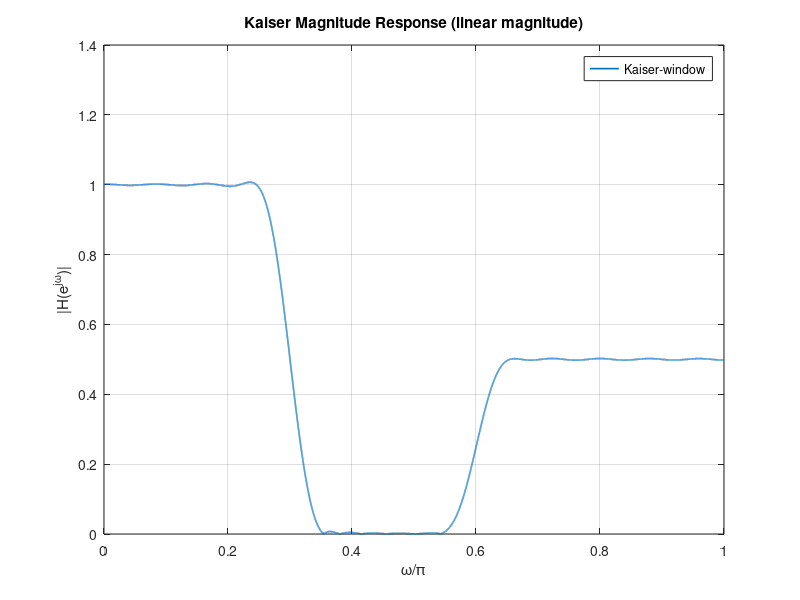
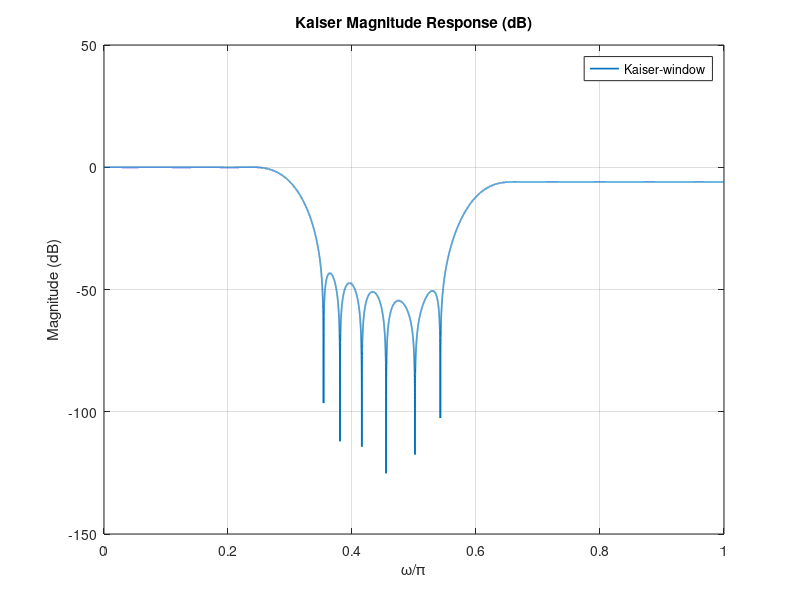
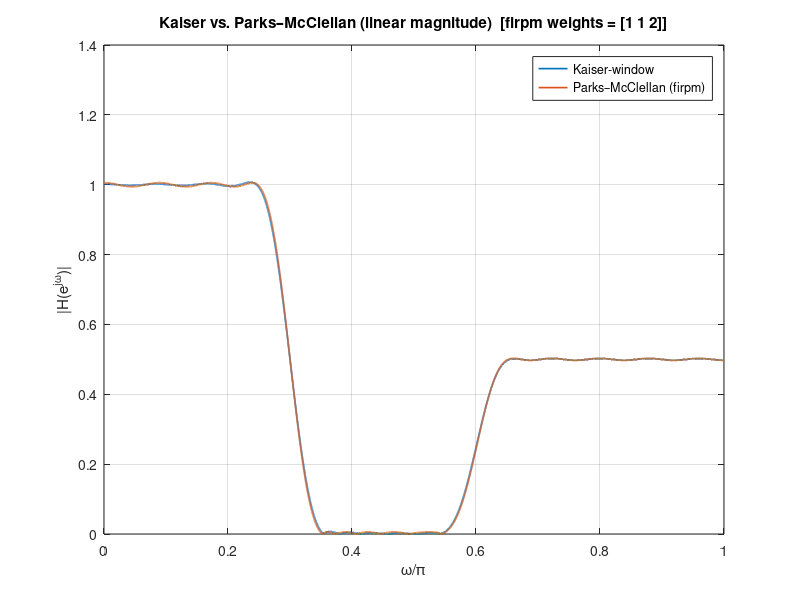
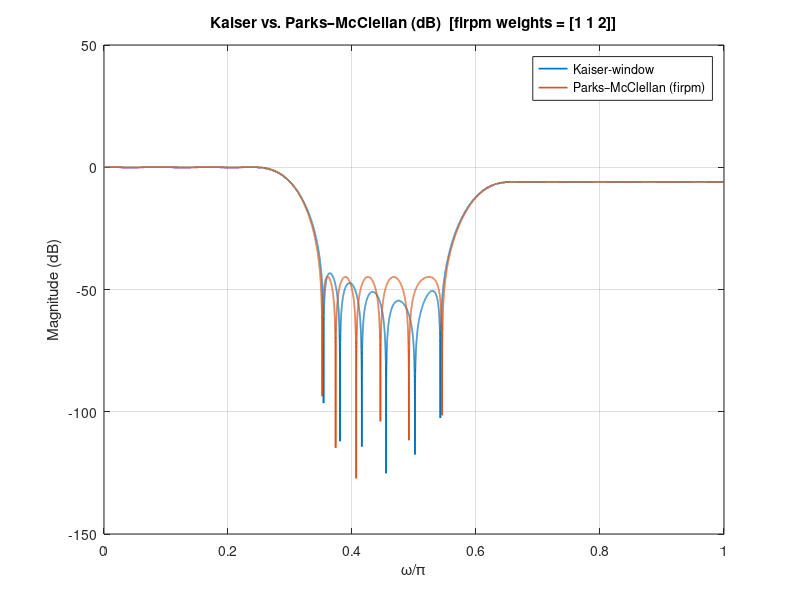

Here is the MATLAB script that generated these plots, in order: (Note: this script raises an error after producing the figures.)
clc; clear; close all;

M = 48;
N = M + 1;
beta = 3.68;
B = 1.0;
C = 0.5;

w1 = 0.3*pi;
w2 = 0.6*pi;

A_dB = 42.4;
Dw = (A_dB - 8) / (2.285 * N);
wp1 = 0.3*pi - Dw/2; ws1 = 0.3*pi + Dw/2;
ws2 = 0.6*pi - Dw/2; wp2 = 0.6*pi + Dw/2;

%% result from part c
n = 0:M;
k = n - M/2; % centered index (M/2=24)
hd = sin(0.3*pi*(n-24))./(pi*(n-24)) + ...
     0.5*(-1).^(n-24).*sin(0.4*pi*(n-24))./(pi*(n-24));
hd(n==24) = 0.3 + 0.5*0.4;

%% part d, choosing Kaiser window design
wK = kaiser(N, beta).';
hK = hd .* wK;

[Hk, wgrid] = freqz(hK, 1, 32768);
magK = abs(Hk);
magK_dB = 20*log10(max(magK, 1e-12));


% Linear magnitude
figure('Name','Linear Magnitude');
plot(wgrid/pi, magK, 'LineWidth',1.2); hold on;
grid on; xlabel('\omega/\pi'); ylabel('|H(e^{j\omega})|');
title('Kaiser Magnitude Response (linear magnitude)');
legend('Kaiser-window','Location','Best');
% Save plot to PNG
saveas(gcf, 'hw5_7_44_d_linear.png');

% dB magnitude
figure('Name','Magnitude in dB');
plot(wgrid/pi, magK_dB, 'LineWidth',1.2); hold on;
grid on; xlabel('\omega/\pi'); ylabel('Magnitude (dB)');
title('Kaiser Magnitude Response (dB)');
legend('Kaiser-window','Location','Best');
% save plot to PNG
saveas(gcf, 'hw5_7_44_d_db.png');

%% part e getting numerical Measure δ1, δ2, δ3 on spec bands
% Spec bands from wp1, ws1, ws2, wp2
idx_p1 = find(wgrid >= 0 & wgrid <= wp1);
idx_s = find(wgrid >= ws1 & wgrid <= ws2);
idx_p2 = find(wgrid >= wp2 & wgrid <= pi);

delta1_K = max(abs(magK(idx_p1) - B));
delta2_K = max(magK(idx_s));
delta3_K = max(abs(magK(idx_p2) - C));

fprintf('part e\n');
fprintf('  delta1 (low passband) = %.2f dB, delta ≈ %.6g\n', -20*log10(delta1_K), delta1_K);
fprintf('  delta2 (stopband) = %.2f dB, delta ≈ %.6g\n', -20*log10(delta2_K), delta2_K);
fprintf('  delta3 (high passband) = %.2f dB, delta ≈ %.6g\n', -20*log10(delta3_K), delta3_K);
fprintf('  (Approx attenuation = %.1f dB, delta ≈ %.3g)\n', A_dB, 10^(-A_dB/20));
fprintf('\n');

%% part f, choosing firpm (Parks–McClellan)
% Frequency grid for firpm is normalized to 1 ↔ π (use /pi).
f = [0  wp1 ws1 ws2 wp2 pi]/pi;
a = [B B 0 0 C C];

% weight selection: Balance relative ripple (weight high band ~ 2x)
wts = [1 1 2];  % [pass1, stop, pass2]

hPM = firpm(M, f, a, wts); % Equiripple design

[Hpm, wgrid2] = freqz(hPM, 1, 32768);
magPM = abs(Hpm);
magPM_dB = 20*log10(max(magPM, 1e-12));

% measure firpm ripples on the same spec bands
delta1_PM = max(abs(magPM(idx_p1) - B));
delta2_PM = max(magPM(idx_s));
delta3_PM = max(abs(magPM(idx_p2) - C));

%% ---------------- (g) Plots & comparison ----------------
% Linear magnitude
figure('Name','Linear Magnitude');
plot(wgrid/pi, magK, 'LineWidth',1.2); hold on;
plot(wgrid2/pi, magPM, 'LineWidth',1.2);
grid on; xlabel('\omega/\pi'); ylabel('|H(e^{j\omega})|');
title('Kaiser vs. Parks–McClellan (linear magnitude)  [firpm weights = [1 1 2]]');
legend('Kaiser-window', 'Parks–McClellan (firpm)', 'Location','Best');
% Save plot to PNG
saveas(gcf, 'hw5_7_44_f_linear.png');

% dB magnitude
figure('Name','Magnitude in dB');
plot(wgrid/pi, magK_dB, 'LineWidth',1.2); hold on;
plot(wgrid2/pi, magPM_dB, 'LineWidth',1.2);
grid on; xlabel('\omega/\pi'); ylabel('Magnitude (dB)');
title('Kaiser vs. Parks–McClellan (dB)  [firpm weights = [1 1 2]]');
legend('Kaiser-window', 'Parks–McClellan (firpm)', 'Location','Best');

% Annotate spec bands on the dB plot (optional helper lines)
yl = ylim;
for xx = [wp1, ws1, ws2, wp2]/pi
    xline(xx, ':', 'Color',[0.5 0.5 0.5]);
end
ylim(yl);

% Save plot to PNG
saveas(gcf, 'hw5_7_44_f_db.png');

%% ---------------- Console summary ----------------
fprintf('=== SPEC BANDS (from Kaiser Δω estimate) ===\n');
fprintf('  wp1/pi = %.6f\n', wp1/pi);
fprintf('  ws1/pi = %.6f\n', ws1/pi);
fprintf('  ws2/pi = %.6f\n', ws2/pi);
fprintf('  wp2/pi = %.6f\n', wp2/pi);
fprintf('\n');

fprintf('=== (e) Kaiser-window measured ripples ===\n');
fprintf('  delta1 (low passband) = %.6g\n', delta1_K);
fprintf('  delta2 (stopband) = %.6g\n', delta2_K);
fprintf('  delta3 (high passband) = %.6g\n', delta3_K);
fprintf('  (Approx attenuation = %.1f dB → delta ≈ %.3g)\n', A_dB, 10^(-A_dB/20));
fprintf('\n');

fprintf('=== (f) firpm measured ripples (weights = [%g %g %g]) ===\n', wts(1), wts(2), wts(3));
fprintf('  delta1 (low passband) = %.6g\n', delta1_PM);
fprintf('  delta2 (stopband) = %.6g\n', delta2_PM);
fprintf('  delta3 (high passband) = %.6g\n', delta3_PM);
fprintf('\n');

% High-level comparison
fprintf('=== (g) Brief comparison ===\n');
fprintf('- Kaiser-window: quick, predictable Δω & δ from (beta,N); not equiripple.\n');
fprintf('- firpm: equiripple; generally achieves smaller max error per band for same M.\n');
fprintf('- Using weights [1 1 2] balances relative passband ripples (since high band level is 0.5).\n');
